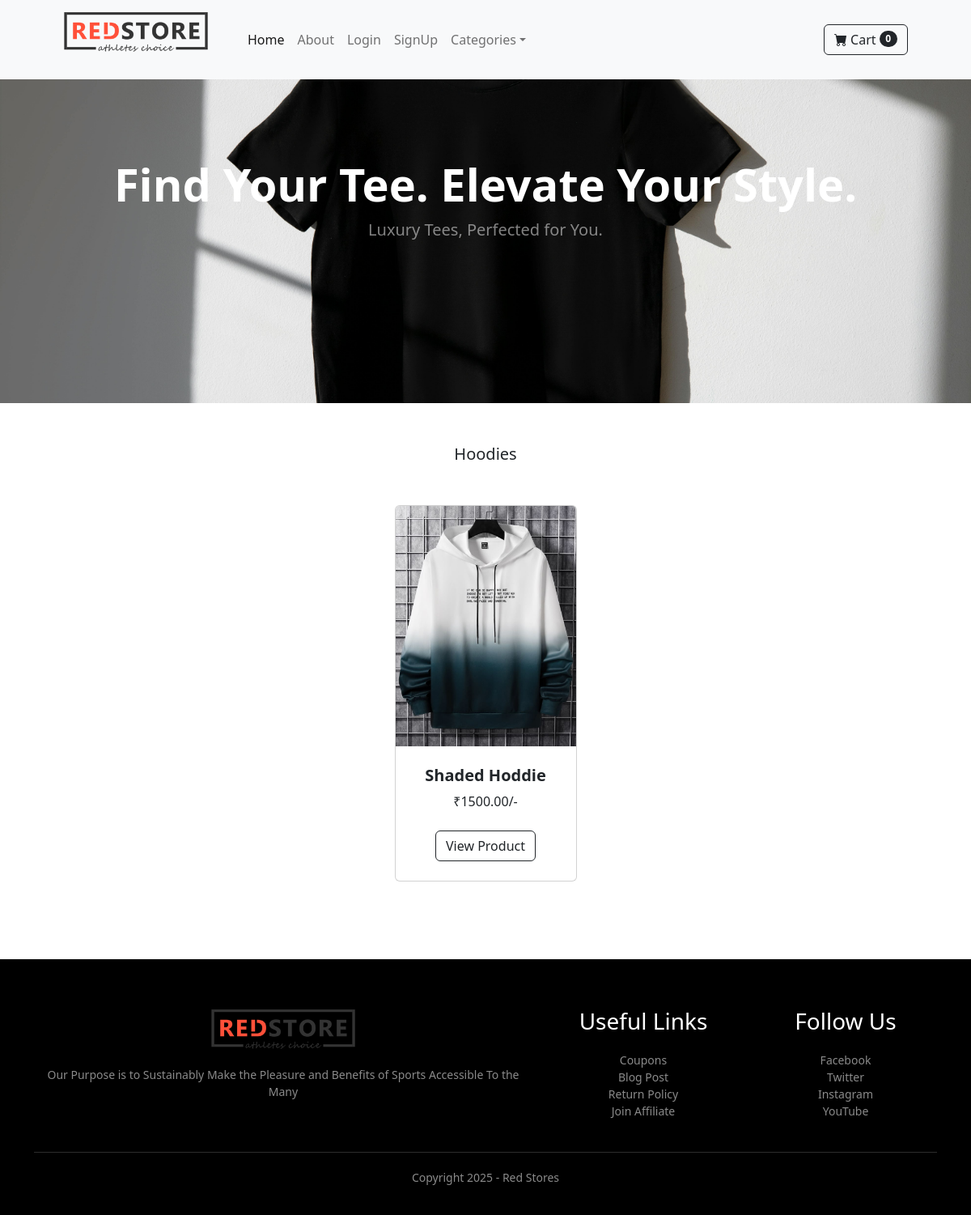
The page /category/Hoodies/ on the database its author committed.
### store/models.py (models this page shows, shortened)
class Category(models.Model):
    name = models.CharField(max_length=255)

class Products(models.Model):
    name = models.CharField(max_length=100)
    price = models.DecimalField(max_digits=10, decimal_places=2)
    category = models.ForeignKey(Category, on_delete=models.CASCADE)
    description = models.TextField(max_length=1000, default=' ', blank=True, null=True)
    thumbnail = models.ImageField(upload_to='uploads/products/')
    is_sales = models.BooleanField(default=False)
    sale_price = models.DecimalField(max_digits=10, decimal_places=2, default=0.00)

### store/views.py (the view)
# urls.py: path('category/<str:category_name>/', views.category, name='category'),
def category(request, category_name):
    normalized_input = normalize_string(category_name)
    matched_category = None
    for cat in Category.objects.all():
        if normalize_string(cat.name) == normalized_input:
            matched_category = cat
            break
    if matched_category:
        products = Products.objects.filter(category=matched_category)
        categories = Category.objects.all()
        return render(request, 'category.html', { 'category': matched_category, 'products': products, 'categories': categories })
    else:
        messages.error(request, "Category not found.")
        return redirect('home')

### cart/cart.py (called while the page is built)
    def __len__(self):
        return len(self.cart)

### cart/context_proccessor.py (called while the page is built)
def cart(request):
    return {'cart': Cart(request)}

### store/views.py (called while the page is built)
def normalize_string(s):
    s = s.replace('-', ' ')
    s = re.sub(r"[^\w\s]", '', s)
    return s.lower().strip()

### store/templates/category.html (shortened to what this page needs)
{% extends 'base.html' %}
{% block content %}
{% load static %}
        <header class="py-5 header-section" style="background: url('{% static "assets/background.jpg" %}') no-repeat center center/cover;">
            <div class="container px-4 px-lg-5 my-5">
                <div class="text-center text-white">
                    <h1 class="display-4 fw-bolder">Find Your Tee. Elevate Your Style.</h1>
                    <p class="lead fw-normal text-white-50 mb-0">Luxury Tees, Perfected for You.</p>
                </div>
            </div>
        </header>
<section class="py-5">
    <p class="lead fw-normal text-white-500 mb-0 text-center">{{ category.name }}</p>
    <div class="container px-4 px-lg-5 mt-5">
        <div class="row gx-4 gx-lg-5 row-cols-2 row-cols-md-3 row-cols-xl-4 justify-content-center">
            {% for product in products %}
            <div class="col mb-5">
                <div class="card h-100 position-relative">
                    <a href="{% url 'product_detail' product.id %}" style="text-decoration: none; color: inherit; cursor: normal;">
                        <img class="card-img-top" src="{{ product.thumbnail.url }}" alt="" />
                        <div class="card-body p-4">
                            <div class="text-center">
                                <h5 class="fw-bolder">{{ product.name }}</h5>
                                {% if product.is_sales %}
                                <strike>₹{{ product.price }}/-</strike> &nbsp; ₹{{ product.sale_price }}/-
                                {% else %}
                                ₹{{ product.price }}/-
                                {% endif %}
                            </div>
                        </div>
                    </a>
                    <div class="card-footer p-4 pt-0 border-top-0 bg-transparent">
                        <div style="display: flex; justify-content: center; gap: 10px;">
                            <a class="btn btn-outline-dark mt-auto" href="{% url 'product_detail' product.id %}">View Product</a>
                        </div>
                    </div>
                </div>
            </div>
            {% endfor %}
        </div>
    </div>
</section>
{% endblock content %}

### rows shown on the page
Category: name "Hoodies"
Products: thumbnail (picture), name "Shaded Hoddie", price "1500.00"

### other values the page prints
{{ cart|length }} "0"
